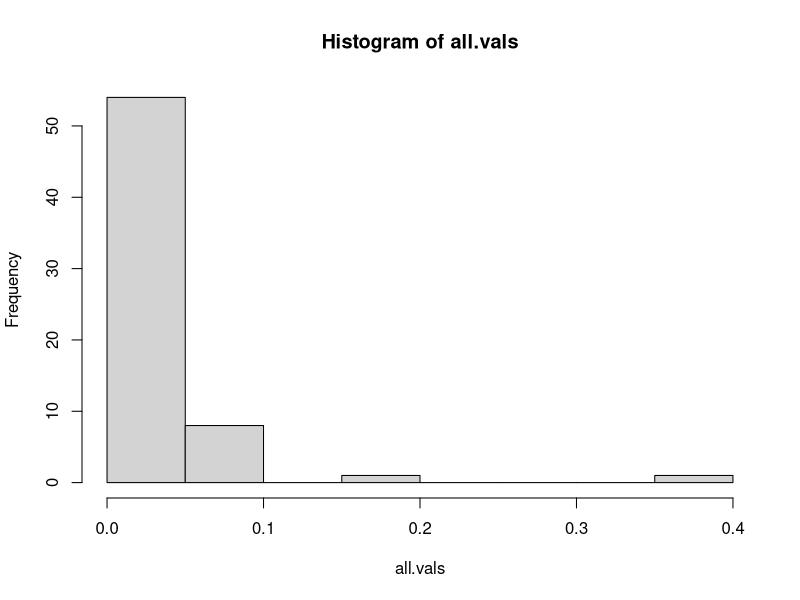

This figure's R source:
generate_data = function(n, p)
{
  responses = rnorm(n, 0, 1)
  covariates = matrix(rnorm((n*p), 0, 1), nrow=n, ncol=p)
  
  res = list(covariates, responses)
  names(res) = c("covariates", "responses")
  return (res)
}

model_select = function(covariates, responses, cutoff)
{
  linear.reg = lm(responses ~ covariates)
  x = summary(linear.reg)$coefficients[-1, 4]
  bool.vec = x <= cutoff
  if (sum(bool.vec) == 0)
  {
    return (c())
  }
  linear.reg2 = lm(responses ~ covariates[,bool.vec])
  retained = summary(linear.reg2)$coefficients[-1, 4]
  return (retained)
}

run_simulation = function(n_trials, n, p, cutoff)
{
  all.vals = c()
  for (i in 1:n_trials)
  {
    for (curr_n in n)
    {
      for (curr_p in p)
      {
        data.list = generate_data(curr_n, curr_p)
        vals = model_select(data.list[["covariates"]], data.list[["responses"]], cutoff)
        all.vals = c(vals, all.vals)
      }
    }
  }
  hist(all.vals)
}

run_simulation(5, c(100, 1000, 10000), p=c(10, 20, 50), cutoff=0.05)

